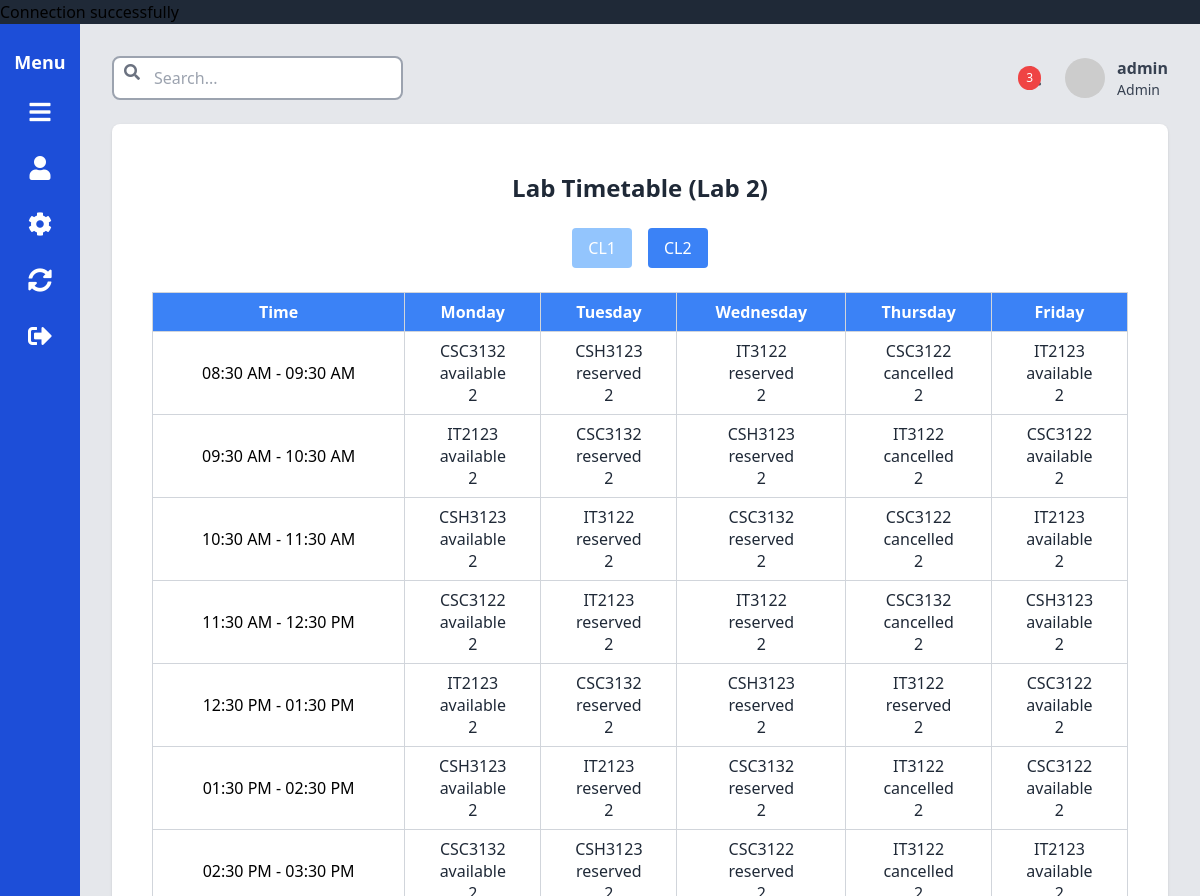
The page /public/dashboard/dashboard.php?content=../../public/timetable/view_table.php&lab_id=2 (signed in) on the database its author committed.
### tables this page shows
CREATE TABLE `timetable_slots` (
  `id` int(11) NOT NULL,
  `day_of_week` enum('Monday','Tuesday','Wednesday','Thursday','Friday') NOT NULL,
  `start_time` time DEFAULT NULL,
  `end_time` time DEFAULT NULL,
  `lab_id` int(11) NOT NULL,
  `subject_code` varchar(8) DEFAULT NULL,
  `status` enum('available','reserved','cancelled') DEFAULT 'available'
);

### public/timetable/view_table.php (the view, shortened to what this page needs)
<?php
function initializeTimetable($days, $hours) {
    $timetable = [];
    foreach ($days as $day) {
        $timetable[$day] = [];
        foreach ($hours as $hour) {
            $start = sprintf('%02d:30:00', $hour);
            $end = sprintf('%02d:30:00', $hour + 1);
            $timetable[$day][] = [
                'start_time' => $start,
                'end_time' => $end,
                'status' => 'available',
                'subject_code' => null,
                'id' => null,
                'day_of_week' => $day
            ];
        }
    }
    return $timetable;
}
function fetchTimetableData($conn, $lab_id) {
    $stmt = $conn->prepare(<<<SQL
        SELECT day_of_week, start_time, end_time, status, subject_code, id,lab_id
        FROM timetable_slots
        WHERE lab_id = ?
        ORDER BY FIELD(day_of_week, 'Monday', 'Tuesday', 'Wednesday', 'Thursday', 'Friday'), start_time
    SQL);
    $stmt->bind_param("i", $lab_id);
    $stmt->execute();
    return $stmt->get_result();
}
function renderTimetable($days, $timetable, $hours) {
    echo "<table class='table-auto w-full border-collapse border border-gray-300'>";
    echo "<thead><tr class='bg-blue-500 text-white'>";
    echo "<th class='border border-gray-300 px-4 py-2'>Time</th>";
    foreach ($days as $day) {
        echo "<th class='border border-gray-300 px-4 py-2'>{$day}</th>";
    }
    echo "</tr></thead><tbody>";
    foreach ($hours as $hour) {
        $start_time = sprintf('%02d:30:00', $hour);
        $end_time = sprintf('%02d:30:00', $hour + 1);
        echo "<tr>";
        echo "<td class='border border-gray-300 px-4 py-2 text-center'>" . date('h:i A', strtotime($start_time)) . " - " . date('h:i A', strtotime($end_time)) . "</td>";
        foreach ($days as $day) {
            $slot = array_filter($timetable[$day], fn($s) => $s['start_time'] === $start_time);
            $slot = current($slot) ?: ['status' => 'available', 'subject_code' => null, 'id' => null, 'start_time' => $start_time, 'day_of_week' => $day];
            $display_status = $slot['status'];
            $display_subject = $slot['subject_code'] ?? '';
            $display_id = $slot['id'] ?? '';
            $display_labid = $slot['lab_id'] ?? '';
            $display_stime = $slot['start_time'] ?? '';
            $display_etime = $slot['end_time'] ?? '';
            $display_day = $slot['day_of_week'] ?? '';
            echo "<td class='hover:bg-gray-100 border border-gray-300 px-4 py-2 text-center'
                    onclick=\"showPopup('{$display_subject}', '{$display_status}', '{$display_stime}'
                                        , '{$display_etime}', '{$display_id}', '{$display_labid}', '{$display_day}')\">";
            echo "<div class='font-medium text-gray-800'>{$display_subject}</div>";
            echo "<div class='font-medium text-gray-800'>{$display_status}</div>";
            echo "<div class='font-medium text-gray-800'>{$display_labid}</div>";
            echo "</td>";
        }
        echo "</tr>";
    }
    echo "</tbody></table>";
}
$lab_id = isset($_GET['lab_id']) ? intval($_GET['lab_id']) : 1;
$days = ['Monday', 'Tuesday', 'Wednesday', 'Thursday', 'Friday'];
$hours = range(8, 15);
$timetable = initializeTimetable($days, $hours);
$result = fetchTimetableData($conn, $lab_id);
updateTimetable($timetable, $result);
?>
<!DOCTYPE html>
<html lang="en">
<head>
    <script src="https://cdn.tailwindcss.com"></script>
</head>
<body class="bg-gray-100 font-sans">
<div class="container mx-auto px-4 py-6">
    <h1 class="text-2xl font-bold text-center text-gray-800 mb-6">Lab Timetable (Lab <?php echo $lab_id; ?>)</h1>
    <div class="flex justify-center space-x-4 mb-6">
        <a href="../dashboard/dashboard.php?content=../../public/timetable/view_table.php&lab_id=1" class="bg-blue-<?php echo ($lab_id == 1) ? '500' : '300'; ?> text-white px-4 py-2 rounded hover:bg-blue-600">CL1</a>
        <a href="../dashboard/dashboard.php?content=../../public/timetable/view_table.php&lab_id=2" class="bg-blue-<?php echo ($lab_id == 2) ? '500' : '300'; ?> text-white px-4 py-2 rounded hover:bg-blue-600">CL2</a>
    </div>
    <?php renderTimetable($days, $timetable, $hours); ?>
</div>
</body>
</html>

### rows shown on the page
timetable_slots: subject_code "CSC3132", status "available", lab "2"
timetable_slots: subject_code "CSH3123", status "reserved", lab "2"
timetable_slots: subject_code "IT3122", status "reserved", lab "2"
timetable_slots: subject_code "CSC3122", status "cancelled", lab "2"
timetable_slots: subject_code "IT2123", status "available", lab "2"
timetable_slots: subject_code "IT2123", status "available", lab "2"
timetable_slots: subject_code "CSC3132", status "reserved", lab "2"
timetable_slots: subject_code "CSH3123", status "reserved", lab "2"
timetable_slots: subject_code "IT3122", status "cancelled", lab "2"
timetable_slots: subject_code "CSC3122", status "available", lab "2"
timetable_slots: subject_code "CSH3123", status "available", lab "2"
timetable_slots: subject_code "IT3122", status "reserved", lab "2"
timetable_slots: subject_code "CSC3132", status "reserved", lab "2"
timetable_slots: subject_code "CSC3122", status "cancelled", lab "2"
timetable_slots: subject_code "IT2123", status "available", lab "2"
timetable_slots: subject_code "CSC3122", status "available", lab "2"
timetable_slots: subject_code "IT2123", status "reserved", lab "2"
timetable_slots: subject_code "IT3122", status "reserved", lab "2"
timetable_slots: subject_code "CSC3132", status "cancelled", lab "2"
timetable_slots: subject_code "CSH3123", status "available", lab "2"
timetable_slots: subject_code "IT2123", status "available", lab "2"
timetable_slots: subject_code "CSC3132", status "reserved", lab "2"
timetable_slots: subject_code "CSH3123", status "reserved", lab "2"
timetable_slots: subject_code "IT3122", status "reserved", lab "2"
timetable_slots: subject_code "CSC3122", status "available", lab "2"
timetable_slots: subject_code "CSH3123", status "available", lab "2"
timetable_slots: subject_code "IT2123", status "reserved", lab "2"
timetable_slots: subject_code "CSC3132", status "reserved", lab "2"
timetable_slots: subject_code "IT3122", status "cancelled", lab "2"
timetable_slots: subject_code "CSC3122", status "available", lab "2"
timetable_slots: subject_code "CSC3132", status "available"
timetable_slots: subject_code "CSH3123", status "reserved"
timetable_slots: subject_code "CSC3122", status "reserved"
timetable_slots: subject_code "IT3122", status "cancelled"
timetable_slots: subject_code "IT2123", status "available"

### other values the page prints
$_SESSION['user'] "admin"
$lab_id "2"
$day "Monday"
$day "Tuesday"
$day "Wednesday"
$day "Thursday"
$day "Friday"
date('h:i A', strtotime($start_time)) "08:30 AM"
date('h:i A', strtotime($end_time)) "09:30 AM"
date('h:i A', strtotime($start_time)) "09:30 AM"
date('h:i A', strtotime($end_time)) "10:30 AM"
date('h:i A', strtotime($start_time)) "10:30 AM"
date('h:i A', strtotime($end_time)) "11:30 AM"
date('h:i A', strtotime($start_time)) "11:30 AM"
date('h:i A', strtotime($end_time)) "12:30 PM"
